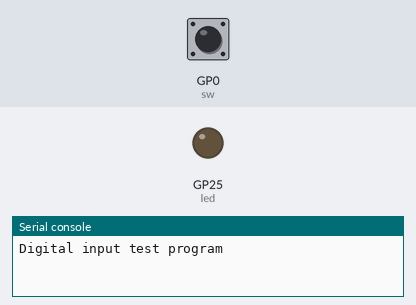
A program run on a simulated Raspberry Pi Pico running MicroPython. Shown: output pins drawn as LEDs (lit = HIGH), the last lines printed to the serial console. The inputs (shaded band) are chosen by the test bench; at power-on: GP0 (sw) HIGH.

Above: at 0.1 s.
At 1.1 s:
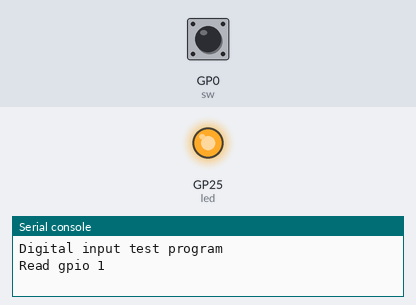
Timing chart, 0 to 2.6 s (numbered marks = the images above):
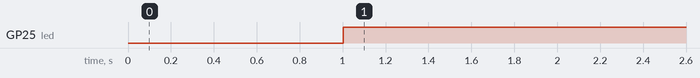

Measured:
- by itself, GP25 (led): LOW → HIGH at 1.0 s

The program:

pico_switch.py
```python
"""
Testprogram for digital input on gpio.

Hardware:
Switch on GPIO 0
Onboard LED on GPIO 25

"""

from machine import Pin, Timer

# from pico import meminfo, diskinfo, Temperature


led = Pin("LED", Pin.OUT)
sw = Pin(0, Pin.IN, Pin.PULL_UP)
timer0 = Timer()

print("Digital input test program")


def tick(timer):
    global led
    global sw

    val = sw.value()
    print(f"Read gpio {val}")
    if val > 0:
        led.on()
    else:
        led.off()


timer0.init(freq=1, mode=Timer.PERIODIC, callback=tick)
```
